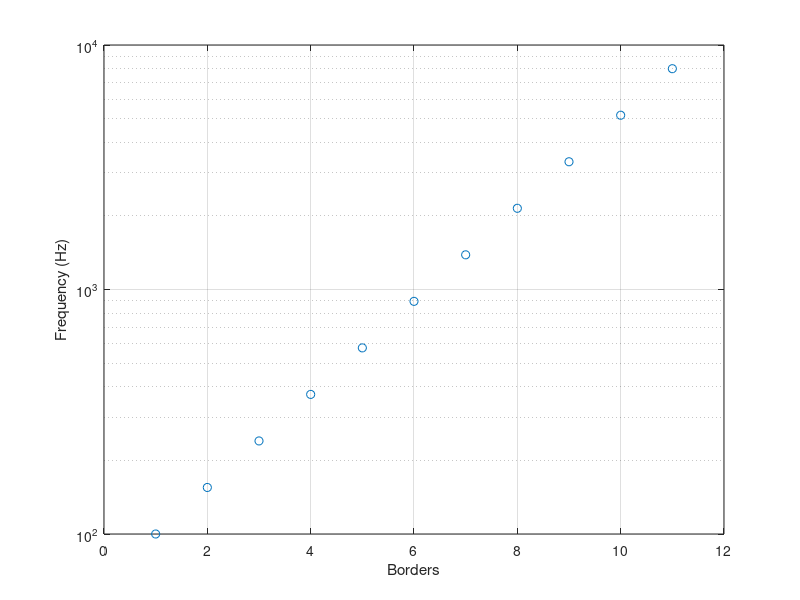

Recreate this plot in MATLAB. (Note: this script raises an error after producing the figure.)
%% Filter bank 
SamplingFrequency = 21e3;
LowFrequency = 100; 
HighFrequency = 8e3;
NumberOfFilters = 10;
NumberOfBorders = NumberOfFilters + 1;
FrequencyPoints = logspace(log10(LowFrequency), log10(HighFrequency), NumberOfBorders);
BorderIndices = 1:1:NumberOfBorders;
figure
stem(BorderIndices, FrequencyPoints)
set(gca,'yscale','log')
grid
ylim([10^2 10^4])
ylabel("Frequency (Hz)"); xlabel("Borders")
fontsize(gca, 14, "points"); exportgraphics(gca, 'FilterFrequencies.pdf', 'ContentType', 'vector')

%% Filter definition and magnitude plot
[h, w] = deal(cell(1, NumberOfFilters));
[b, a] = deal(cell(1, NumberOfFilters));

for i = 1:NumberOfFilters
    [b{i}, a{i}] = butter(2, FrequencyPoints(i:i+1)./(SamplingFrequency/2));
    [h{i}, w{i}] = freqz(b{i}, a{i}, SamplingFrequency, SamplingFrequency);
end

figure
hold on
for i = 1:NumberOfFilters
    plot(w{i}, 20*log10(abs(h{i})));
end
yline(-3, "--");
hold off
set(gca,'xscale','log')
grid
xlabel("Frequency (Hz)"); ylabel("Magnitude (dB)")
xlim([10^1.9 10^4]); 
ylim([-12 0]);
fontsize(gca, 14, "points"); exportgraphics(gca, 'FilterMagnitudes.pdf', 'ContentType', 'vector')

%% Filtering
[wordSignal, WordSamplingFrequency] = audioread("word.wav");
[noiseSignal, NoiseSamplingFrequency] = audioread("noise.wav");

FilteredWord = cell(1, NumberOfFilters);
FilteredNoise = cell(1, NumberOfFilters);

for i = 1:NumberOfFilters
    FilteredWord{i} = filter(b{i}, a{i}, wordSignal);
    FilteredNoise{i} = filter(b{i}, a{i}, noiseSignal);
end

OutputChannels = cell(1, NumberOfFilters);

for i = 1:NumberOfFilters
    OutputChannels{i} = audioplayer(FilteredWord{i}, SamplingFrequency);
end

play(OutputChannels{2});
play(OutputChannels{9});

windowSize = SamplingFrequency * 15e-3;
overlapSize = SamplingFrequency * 5e-3;

figure
spectrogram(FilteredWord{2}, windowSize, overlapSize, [], SamplingFrequency, 'yaxis')
set(gca, 'YScale', "log")
fontsize(gca, 14, "points"); exportgraphics(gca, 'FilteredWord2.pdf', 'ContentType', 'vector')

figure
spectrogram(FilteredNoise{2}, windowSize, overlapSize, [], SamplingFrequency, 'yaxis')
set(gca, 'YScale', "log")
fontsize(gca, 14, "points"); exportgraphics(gca, 'FilteredNoise2.pdf', 'ContentType', 'vector')

figure
spectrogram(FilteredWord{9}, windowSize, overlapSize, [], SamplingFrequency, 'yaxis')
set(gca, 'YScale', "log")
fontsize(gca, 14, "points"); exportgraphics(gca, 'FilteredWord9.pdf', 'ContentType', 'vector')

figure
spectrogram(FilteredNoise{9}, windowSize, overlapSize, [], SamplingFrequency, 'yaxis')
set(gca, 'YScale', "log")
fontsize(gca, 14, "points"); exportgraphics(gca, 'FilteredNoise9.pdf', 'ContentType', 'vector')

%% Vocoder
Envelope = cell(1, NumberOfFilters);
CompressedEnvelope = cell(1, NumberOfFilters);
ModulatedSignal = cell(1, NumberOfFilters);

for i = 1:NumberOfFilters
    Envelope{i} = abs(hilbert(FilteredWord{i}));
    CompressedEnvelope{i} = (log10(1+300.*Envelope{i})) / (log10(1+300));
    ModulatedSignal{i} = CompressedEnvelope{i} .* FilteredNoise{i};
end

VocodedSignal = sum(cat(3, ModulatedSignal{:}), 3);

VocoderPlayer = audioplayer(VocodedSignal, SamplingFrequency);
play(VocoderPlayer)
audiowrite("vocoded_signal.wav", VocodedSignal, SamplingFrequency)

figure
spectrogram(VocodedSignal, windowSize, overlapSize, [], SamplingFrequency, 'yaxis')
fontsize(gca, 14, "points"); exportgraphics(gca, 'VocodedSpectrogram.pdf', 'ContentType', 'vector')
